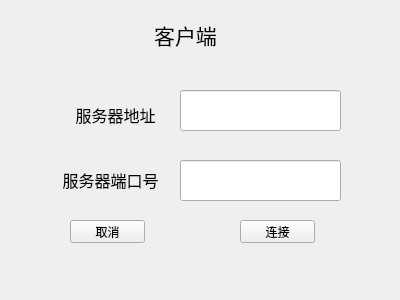
<?xml version="1.0" encoding="UTF-8"?>
<ui version="4.0">
 <class>Widget</class>
 <widget class="QWidget" name="Widget">
  <property name="geometry">
   <rect>
    <x>0</x>
    <y>0</y>
    <width>400</width>
    <height>300</height>
   </rect>
  </property>
  <property name="windowTitle">
   <string>Widget</string>
  </property>
  <widget class="QLineEdit" name="ipLineEdit">
   <property name="geometry">
    <rect>
     <x>180</x>
     <y>90</y>
     <width>161</width>
     <height>41</height>
    </rect>
   </property>
  </widget>
  <widget class="QLabel" name="label">
   <property name="geometry">
    <rect>
     <x>120</x>
     <y>10</y>
     <width>131</width>
     <height>51</height>
    </rect>
   </property>
   <property name="text">
    <string>&lt;html&gt;&lt;head/&gt;&lt;body&gt;&lt;p align=&quot;center&quot;&gt;&lt;span style=&quot; font-size:16pt;&quot;&gt;客户端&lt;/span&gt;&lt;/p&gt;&lt;/body&gt;&lt;/html&gt;</string>
   </property>
  </widget>
  <widget class="QLabel" name="label_2">
   <property name="geometry">
    <rect>
     <x>70</x>
     <y>100</y>
     <width>91</width>
     <height>31</height>
    </rect>
   </property>
   <property name="text">
    <string>&lt;html&gt;&lt;head/&gt;&lt;body&gt;&lt;p align=&quot;center&quot;&gt;&lt;span style=&quot; font-size:12pt;&quot;&gt;服务器地址&lt;/span&gt;&lt;/p&gt;&lt;/body&gt;&lt;/html&gt;</string>
   </property>
  </widget>
  <widget class="QLabel" name="label_3">
   <property name="geometry">
    <rect>
     <x>50</x>
     <y>160</y>
     <width>121</width>
     <height>41</height>
    </rect>
   </property>
   <property name="text">
    <string>&lt;html&gt;&lt;head/&gt;&lt;body&gt;&lt;p align=&quot;center&quot;&gt;&lt;span style=&quot; font-size:12pt;&quot;&gt;服务器端口号&lt;/span&gt;&lt;/p&gt;&lt;/body&gt;&lt;/html&gt;</string>
   </property>
  </widget>
  <widget class="QLineEdit" name="portLineEdit">
   <property name="geometry">
    <rect>
     <x>180</x>
     <y>160</y>
     <width>161</width>
     <height>41</height>
    </rect>
   </property>
  </widget>
  <widget class="QPushButton" name="cancelButton">
   <property name="geometry">
    <rect>
     <x>70</x>
     <y>220</y>
     <width>75</width>
     <height>23</height>
    </rect>
   </property>
   <property name="text">
    <string>取消</string>
   </property>
  </widget>
  <widget class="QPushButton" name="connectButton">
   <property name="geometry">
    <rect>
     <x>240</x>
     <y>220</y>
     <width>75</width>
     <height>23</height>
    </rect>
   </property>
   <property name="text">
    <string>连接</string>
   </property>
  </widget>
 </widget>
 <layoutdefault spacing="6" margin="11"/>
 <resources/>
 <connections/>
</ui>
